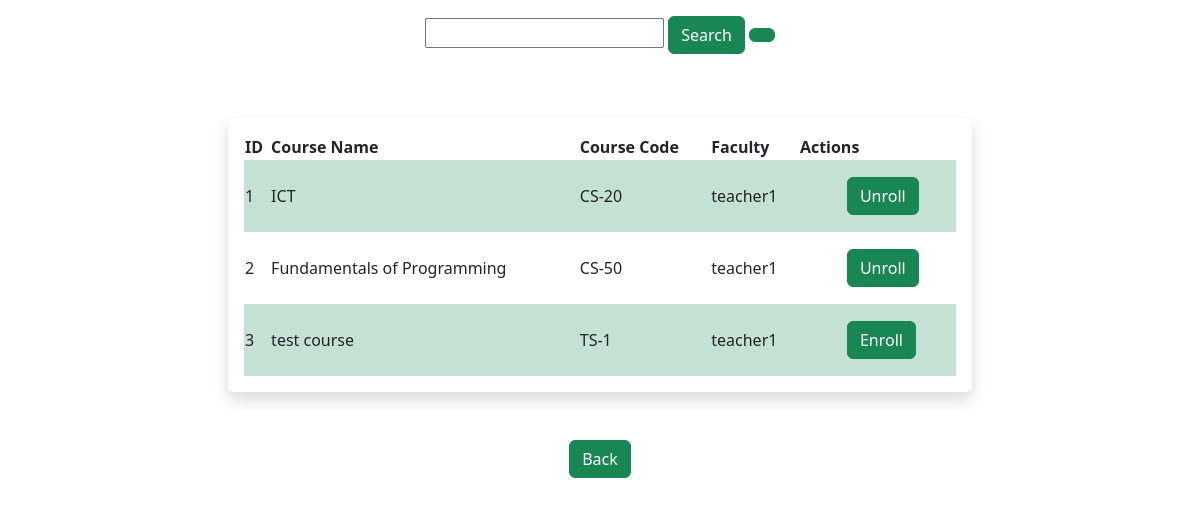
The page /dashboard_teacher/10/courses (signed in) on the database as committed earlier.
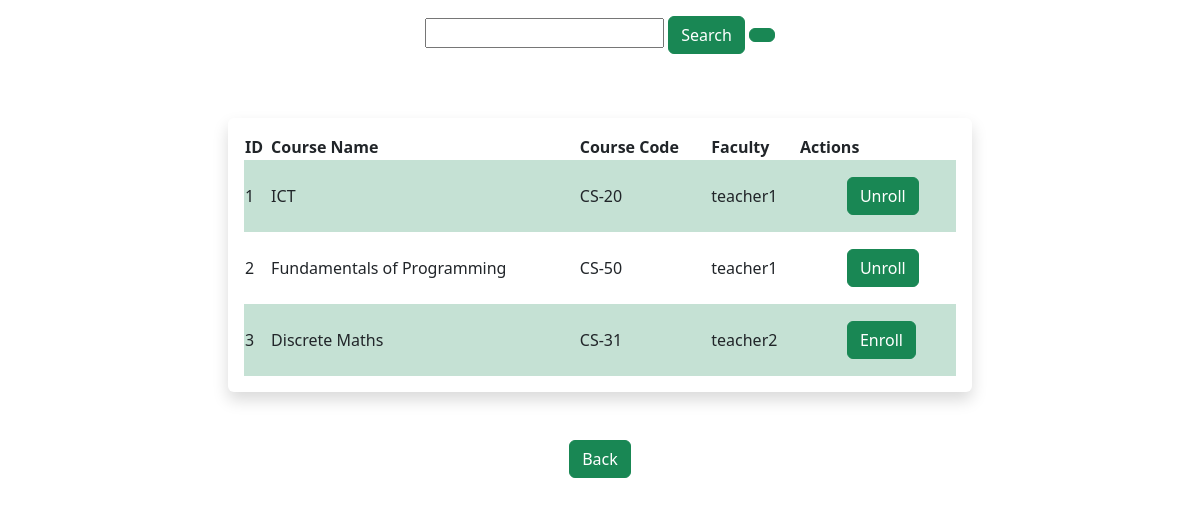
The same page on the database as committed later.
### taalim/models.py (models this page shows, shortened)
class User(AbstractUser):
    is_student = models.BooleanField(default=False)
    is_teacher = models.BooleanField(default=False)
    GENDERS = (
    ("M", "Male"),
    ("F", "Female"),)
    gender = models.CharField(max_length=1, choices=GENDERS, default="M")
    profile_pic = models.ImageField(null=True, blank=True)
    address = models.TextField(max_length=100, default="")

class Course(models.Model):
    course_code = models.CharField(max_length=5)
    course_name = models.CharField(max_length=255)
    credit_hours = models.IntegerField( validators=[
        MinValueValidator(0), MaxValueValidator(30)
    ])
    instructor = models.ForeignKey(User, related_name='teaches', on_delete=models.CASCADE, limit_choices_to={"is_teacher": True})
    created_at = models.DateTimeField(auto_now_add=True)
    updated_at = models.DateTimeField(auto_now=True)
    students = models.ManyToManyField(User, related_name="enrolled_in", blank=True, limit_choices_to={"is_student": True})
    def __str__(self):
        return f"{self.course_name}"

### taalim/views.py (the view)
# urls.py: path("dashboard_teacher/<int:pk>/courses", views.view_course, name="view_course"),
@login_required
def view_course(request, pk):
    if(request.method == "GET"):
        courses = Course.objects.all()
        search = request.GET.get("search", False)
        if(search):
            query = Q(course_name__contains=search)
            courses = Course.objects.filter(query)
        if(request.user.is_student):
            semester = Semester.objects.get(students=request.user.id)
            semester_courses = semester.courses.all()
            print(semester_courses)
        if(request.user.is_teacher):
            semester_courses = courses
        if(request.user.is_superuser):
            semester_courses = courses
    user = request.user
    return render(request, 'taalim/course-list.html', {
        "courses": courses,
        "user": user,
        "semester_courses": semester_courses
    })

### taalim/templates/taalim/course-list.html (shortened to what this page needs)
{% extends './base.html' %}
{%  load static %}
{% load bootstrap5 %}
{% load bootstrap_icons %}
{% block content %}
<div class="container d-flex flex-column justify-content-center align-items-center ">
    <form>
      <input type="text" name="search"       {% if search %} value={{search}} {% endif %}>
      <button type="submit" class="btn btn-success my-3">Search</button>
      <button onclick="window.location='{% url "taalim:view_course" pk=user.id%}'" class="btn btn-success my-3"> {% bs_icon 'arrow-counterclockwise' %}</button>
    </form>
<div class="shadow p-3 rounded mt-5 col-8" >
<table style="width: 100%;height: 100%; ">
    <tr>
        <th>ID</th>
      <th>Course Name</th>
      <th>Course Code</th>
      <th>Faculty</th>
      <th>Actions</th>
    </tr>
    {% for course in courses %}
    <tr class="{% cycle "bg bg-success bg-opacity-25" "" %}" >
    <td>{{forloop.counter}}</td>
    <td>{{course}}</td>
      <td>{{course.course_code}}</td>
      <td>{{course.instructor}}</td>
      <td class="ps-5">
      {% if user.is_teacher %}
        {% if user.get_username == course.instructor|stringformat:"s" %}
        <button onclick="window.location='{% url "taalim:roster" pk=user.id id=course.id %}'" class="btn btn-success my-3"> {% bs_icon 'check2-square' %}Roster</button>
        <button onclick="window.location='{% url "taalim:take_attendance" pk=user.id  id=course.id%}'" class="btn btn-success my-3"> {% bs_icon 'clock' %}Attendance</button>
        <button onclick="window.location='{% url "taalim:edit_course" pk=user.id id=course.id %}'" class="btn btn-success my-3"> {% bs_icon 'pencil-square' %}Edit</button>
        <button onclick="window.location='{% url "taalim:delete_course" pk=user.id id=course.id %}'" class="btn btn-success my-3"> {% bs_icon 'trash3' %}Delete</button>
        <button onclick="window.location='{% url "taalim:grade_course" pk=user.id id=course.id%}'" class="btn btn-success my-3"> {% bs_icon 'file-earmark-check' %}Grade Course</button>
        {% else %}
        <button onclick="window.location='{% url "taalim:roster" pk=user.id id=course.id %}'" class="btn btn-success my-3"> {% bs_icon 'check2-square' %}Roster</button>
        {% endif %}
        {% elif user.is_superuser %}
        <button onclick="window.location='{% url "taalim:roster_admin" pk=user.id id=course.id %}'" class="btn btn-success my-3"> {% bs_icon 'check2-square' %}Roster</button>
        {% elif user.is_student %}
        {% if course in semester_courses %}
      <button onclick="window.location='{% url "taalim:unroll" pk=user.id id=course.id %}'" class="btn btn-success my-3"> {% bs_icon 'check2-square' %}Unroll</button>
      {% else %}
        <button onclick="window.location='{% url "taalim:enroll" pk=user.id id=course.id %}'" class="btn btn-success my-3"> {% bs_icon 'check2-square' %}Enroll</button>
      {% endif%}
        {% endif %}
      </td>
    </tr>
    {% endfor %}
  </table>
</div>
{% if user.is_teacher %}
<button onclick="window.location='{% url "taalim:dashboard_teacher" pk=user.id %}'" class="btn btn-success mt-5">Back</button>
{% elif user.is_student %}
<button onclick="window.location='{% url "taalim:dashboard_student" pk=user.id %}'" class="btn btn-success mt-5">Back</button>
{% elif user.is_superuser %}
<button onclick="window.location='{% url "taalim:dashboard_admin" pk=user.id %}'" class="btn btn-success mt-5">Back</button>
{% endif %}
</div>
{% endblock%}

### taalim/templates/taalim/base.html (shortened to what this page needs)
<!DOCTYPE html>
{% load static %}
{% load bootstrap5 %}
{% bootstrap_css %}
<html lang="en">
<head>
</head>
<body>
    {% block content %}
    {% endblock %}
</body>
</html>

Rows that differ between the two databases and show on the page:
removed Course: course_name "test course", course_code "TS-1", instructor "teacher1", shows "Enroll"
added Course: course_name "Discrete Maths", course_code "CS-31", instructor "teacher2", shows "Enroll"
